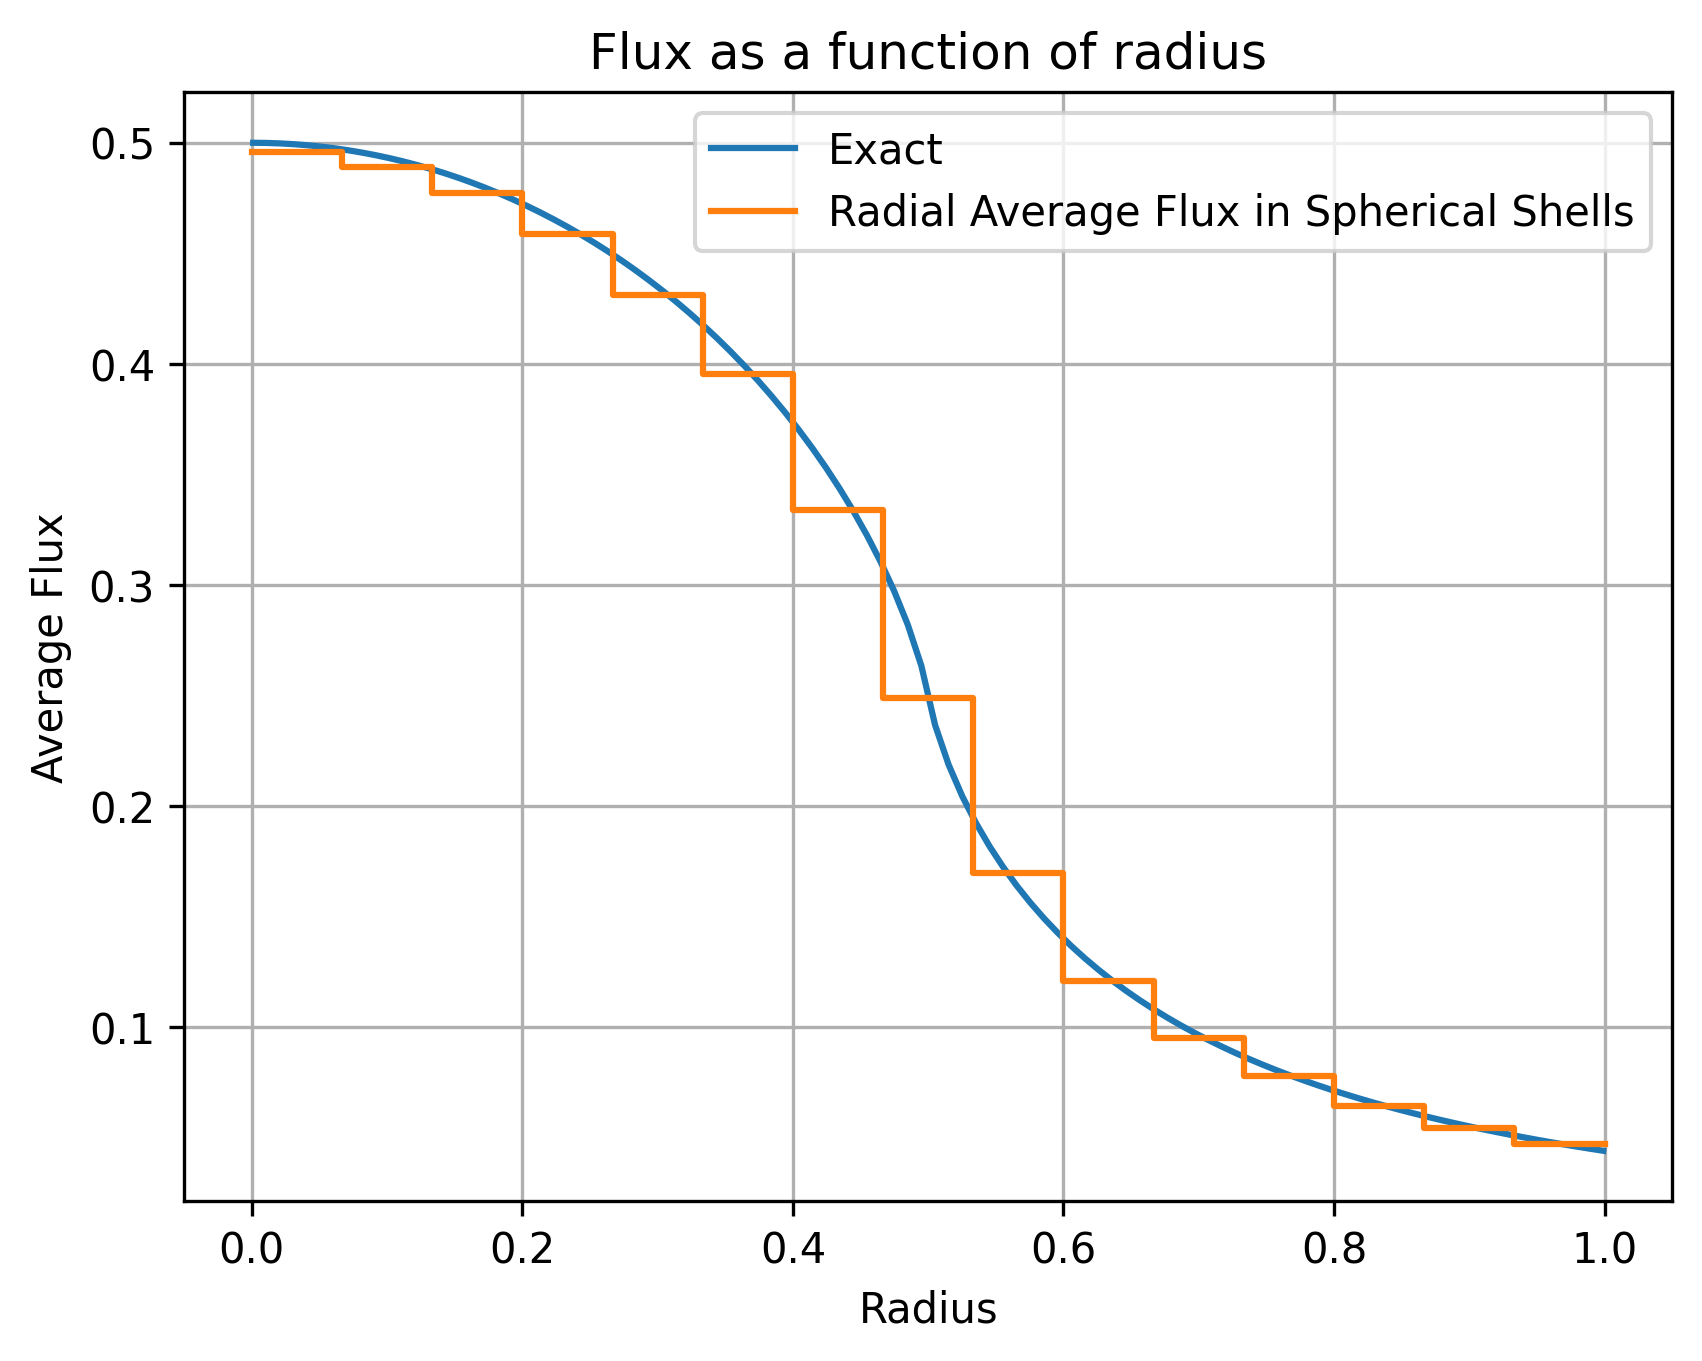

Write the Python code that produced this figure.
#!/usr/bin/env python3
# -*- coding: utf-8 -*-
"""
Problem 2
Chang, B. (2021a, February 19).
Six 1D polar transport test problems for the deterministic and monte-carlo method.
LLNL-TR-819680
https://www.osti.gov/servlets/purl/1769096
"""

import sys
import os
import numpy as np

if "opensn_console" not in globals():
    from mpi4py import MPI
    size = MPI.COMM_WORLD.size
    rank = MPI.COMM_WORLD.rank
    # Append parent directory to locate the pyopensn modules
    sys.path.append(os.path.abspath(os.path.join(os.path.dirname(__file__), "../../../../../")))
    from pyopensn.mesh import FromFileMeshGenerator, PETScGraphPartitioner
    from pyopensn.xs import MultiGroupXS
    from pyopensn.aquad import GLCProductQuadrature3DXYZ
    from pyopensn.solver import DiscreteOrdinatesProblem, SteadyStateSolver
    from pyopensn.fieldfunc import FieldFunctionGridBased, GetFieldFunctions
    from pyopensn.logvol import SphereLogicalVolume, BooleanLogicalVolume

if __name__ == "__main__":

    meshgen = FromFileMeshGenerator(
        filename="./meshes/two_spheres.msh",
        partitioner=PETScGraphPartitioner(type='parmetis'),
    )
    grid = meshgen.Execute()

    # create XS
    num_groups = 1
    xs_void = MultiGroupXS()
    sigt = 0.0
    c = 0.0
    xs_void.CreateSimpleOneGroup(sigma_t=sigt,c=c)

    # volumetric src
    mg_src = VolumetricSource(block_ids=[1], group_strength=[1.])

    # angular quadrature
    nazimu = 4
    npolar = 2
    pquad = GLCProductQuadrature3DXYZ(npolar, nazimu)

    # Solver
    phys = DiscreteOrdinatesProblem(
        mesh=grid,
        num_groups=num_groups,
        groupsets=[
            {
                "groups_from_to": (0, num_groups - 1),
                "angular_quadrature": pquad,
                "inner_linear_method": "petsc_gmres",
                "angle_aggregation_type": "single",
                "angle_aggregation_num_subsets": 1,
                "l_max_its": 500,
                "l_abs_tol": 1.0e-6,
                "gmres_restart_interval": 30
            },
        ],
        xs_map=[
            {"block_ids": [1], "xs": xs_void},
            {"block_ids": [2], "xs": xs_void},
        ],
        options={
            "scattering_order": 0,
            "volumetric_sources": [mg_src],
            "boundary_conditions": [
                {"name":"xmin", "type":"vacuum"},
                {"name":"xmax", "type":"vacuum"},
                {"name":"ymin", "type":"vacuum"},
                {"name":"ymax", "type":"vacuum"},
                {"name":"zmin", "type":"vacuum"},
                {"name":"zmax", "type":"vacuum"}
            ]
        },

    )

    ss_solver = SteadyStateSolver(lbs_problem=phys)
    ss_solver.Initialize()
    ss_solver.Execute()

    # export
    fflist = phys.GetFieldFunctions()
    """
        vtk_basename = "Problem_2_"
        # export only the scalar flux of group g
        FieldFunctionGridBased.ExportMultipleToVTK(
            [fflist[g] for g in range(num_groups)],
            vtk_basename
        )
    """
    # compute the average flux over a logical volume
    def average_flx_logvol(logvol):
        ffvol = FieldFunctionInterpolationVolume()
        ffvol.SetOperationType("avg")
        ffvol.SetLogicalVolume(logvol)
        ffvol.AddFieldFunction(fflist[0])
        ffvol.Initialize()
        ffvol.Execute()
        avgval = ffvol.GetValue()
        return avgval

    # compute the average flux over spherical shells
    def compute_average_flux(N_logvols, r_max):
        r_vals = np.linspace(0, r_max, N_logvols + 1)
        avg_flx = np.zeros(N_logvols)
        for i in range(N_logvols):
            if i != 0:
                inner_vol = SphereLogicalVolume(r=r_vals[i])
                outer_vol = SphereLogicalVolume(r=r_vals[i + 1])
                logvol = BooleanLogicalVolume(parts=[{"op":True,"lv":outer_vol},{"op":False,"lv":inner_vol}])
            else:
                logvol = SphereLogicalVolume(r=r_vals[i + 1])
            avg_flx[i] = average_flx_logvol(logvol)
        return r_vals, avg_flx

    # perform the calculation
    N_logvols = 15
    r_vals, avg_flx = compute_average_flux(N_logvols, 1)
    if rank == 0:
        for r,v in zip(r_vals[1:],avg_flx):
            print("end-radius: {:.2f}, avg-value: {:.6f}".format(r, v))

    # compute the analytical answer
    def get_phi(r, q, a):
        a2 = a**2
        r2 = r**2
        phi = q * ( a + (a2-r2)/(2*r) * np.log( (a+r)/np.abs(r-a) ) )
        return phi

    if rank==0:

        q = 0.5
        r_mid = 0.5
        eps = 1e-3
        r_fine = np.linspace(0.+eps, 1.0-eps, 100)
        exact_phi = np.zeros_like(r_fine)
        for i,r in enumerate(r_fine):
            exact_phi[i] = get_phi(r, q, r_mid)
            print(r_fine[i], exact_phi[i])


        import matplotlib.pyplot as plt

        plt.figure()
        plt.plot(r_fine, exact_phi, label='Exact')
        plt.step(r_vals, np.append(avg_flx, avg_flx[-1]), where='post', label='Radial Average Flux in Spherical Shells')
        plt.xlabel("Radius")
        plt.ylabel("Average Flux")
        plt.title("Flux as a function of radius")
        plt.grid(True)
        plt.legend()
        # Save the figure as a PNG file
        plt.savefig("Problem_2.png", dpi=300, bbox_inches='tight')
        plt.show()